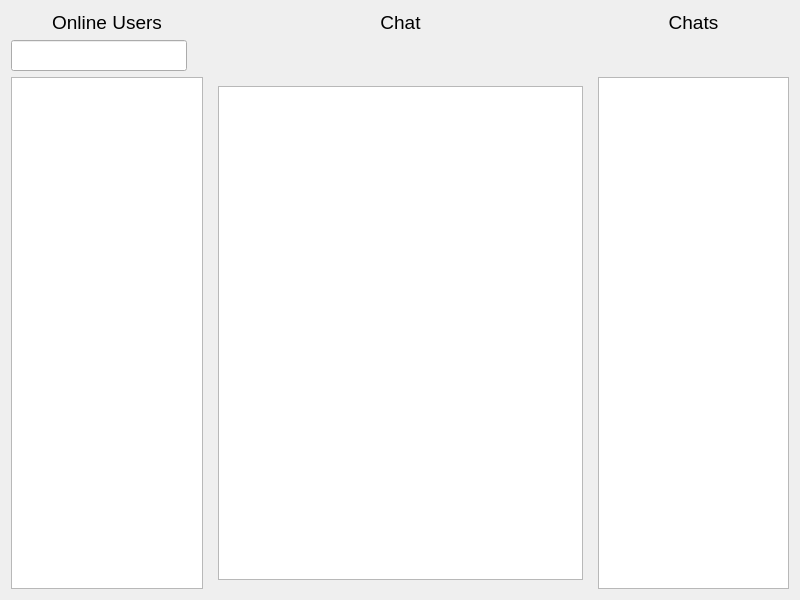
<?xml version="1.0" encoding="UTF-8"?>
<ui version="4.0">
 <class>Server</class>
 <widget class="QWidget" name="Server">
  <property name="geometry">
   <rect>
    <x>0</x>
    <y>0</y>
    <width>800</width>
    <height>600</height>
   </rect>
  </property>
  <property name="font">
   <font>
    <pointsize>14</pointsize>
   </font>
  </property>
  <property name="windowTitle">
   <string>Server</string>
  </property>
  <layout class="QVBoxLayout" name="verticalLayout">
   <item>
    <layout class="QHBoxLayout" name="horizontalLayout">
     <item>
      <widget class="QLabel" name="label">
       <property name="sizePolicy">
        <sizepolicy hsizetype="Preferred" vsizetype="Preferred">
         <horstretch>1</horstretch>
         <verstretch>0</verstretch>
        </sizepolicy>
       </property>
       <property name="text">
        <string>Online Users</string>
       </property>
       <property name="alignment">
        <set>Qt::AlignCenter</set>
       </property>
      </widget>
     </item>
     <item>
      <widget class="QLabel" name="currChatLabel">
       <property name="sizePolicy">
        <sizepolicy hsizetype="Preferred" vsizetype="Preferred">
         <horstretch>2</horstretch>
         <verstretch>0</verstretch>
        </sizepolicy>
       </property>
       <property name="text">
        <string>Chat</string>
       </property>
       <property name="alignment">
        <set>Qt::AlignCenter</set>
       </property>
      </widget>
     </item>
     <item>
      <widget class="QLabel" name="label_3">
       <property name="sizePolicy">
        <sizepolicy hsizetype="Preferred" vsizetype="Preferred">
         <horstretch>1</horstretch>
         <verstretch>0</verstretch>
        </sizepolicy>
       </property>
       <property name="text">
        <string>Chats</string>
       </property>
       <property name="alignment">
        <set>Qt::AlignCenter</set>
       </property>
      </widget>
     </item>
    </layout>
   </item>
   <item>
    <layout class="QHBoxLayout" name="horizontalLayout_3">
     <item>
      <widget class="QLineEdit" name="findUserLineEdit">
       <property name="sizePolicy">
        <sizepolicy hsizetype="Minimum" vsizetype="Fixed">
         <horstretch>0</horstretch>
         <verstretch>0</verstretch>
        </sizepolicy>
       </property>
      </widget>
     </item>
     <item>
      <spacer name="horizontalSpacer">
       <property name="orientation">
        <enum>Qt::Horizontal</enum>
       </property>
       <property name="sizeHint" stdset="0">
        <size>
         <width>40</width>
         <height>20</height>
        </size>
       </property>
      </spacer>
     </item>
    </layout>
   </item>
   <item>
    <layout class="QHBoxLayout" name="horizontalLayout_2">
     <item>
      <widget class="QListWidget" name="onlineUsersListWidget">
       <property name="sizePolicy">
        <sizepolicy hsizetype="Expanding" vsizetype="Expanding">
         <horstretch>1</horstretch>
         <verstretch>0</verstretch>
        </sizepolicy>
       </property>
      </widget>
     </item>
     <item>
      <widget class="QStackedWidget" name="stackedWidget">
       <property name="sizePolicy">
        <sizepolicy hsizetype="Preferred" vsizetype="Preferred">
         <horstretch>2</horstretch>
         <verstretch>0</verstretch>
        </sizepolicy>
       </property>
       <widget class="QWidget" name="user">
        <layout class="QVBoxLayout" name="verticalLayout_2">
         <item>
          <widget class="QTextBrowser" name="textBrowser"/>
         </item>
        </layout>
       </widget>
      </widget>
     </item>
     <item>
      <widget class="QListWidget" name="chatsListWidget">
       <property name="sizePolicy">
        <sizepolicy hsizetype="Expanding" vsizetype="Expanding">
         <horstretch>1</horstretch>
         <verstretch>0</verstretch>
        </sizepolicy>
       </property>
      </widget>
     </item>
    </layout>
   </item>
  </layout>
 </widget>
 <resources/>
 <connections/>
</ui>
